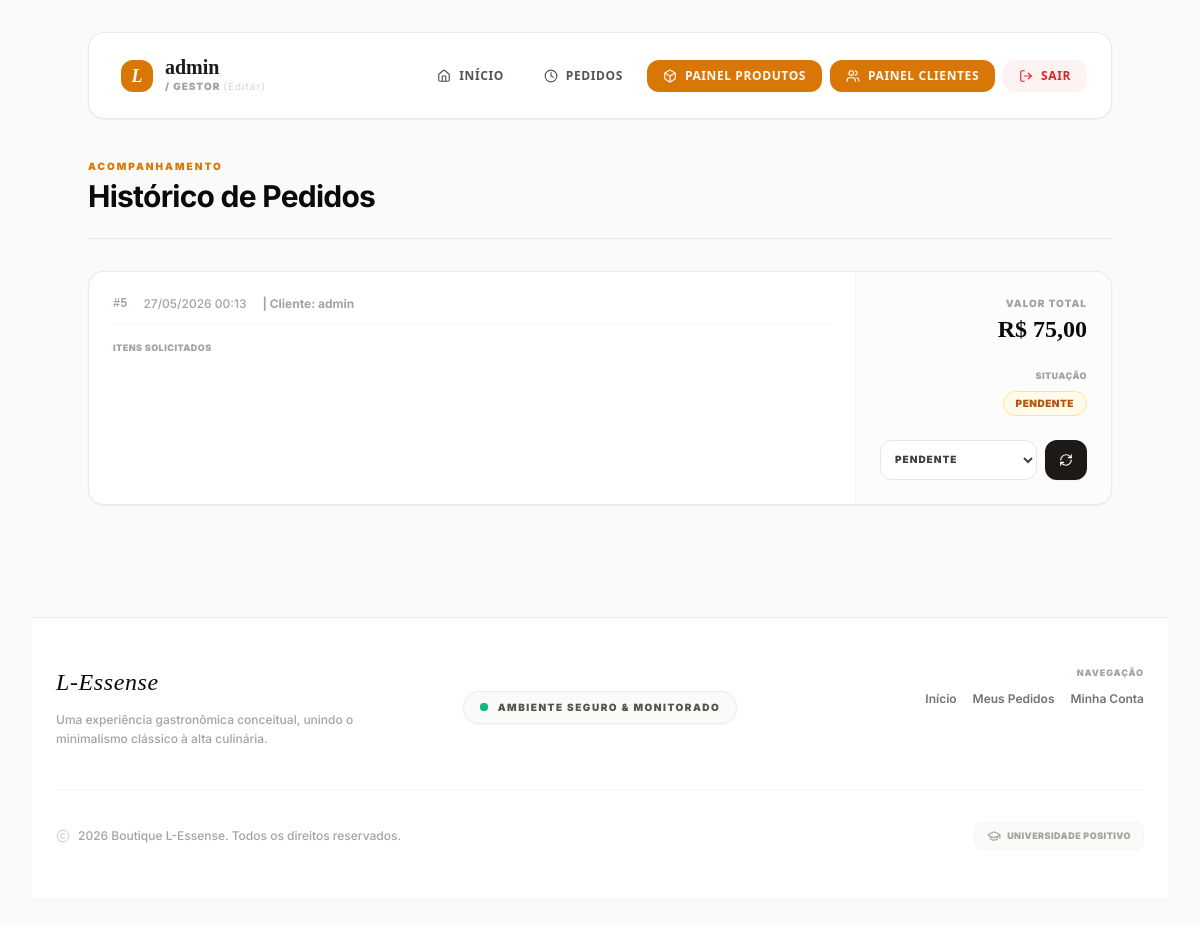
Before: /dashboard/status.php (signed in) with the older database file.
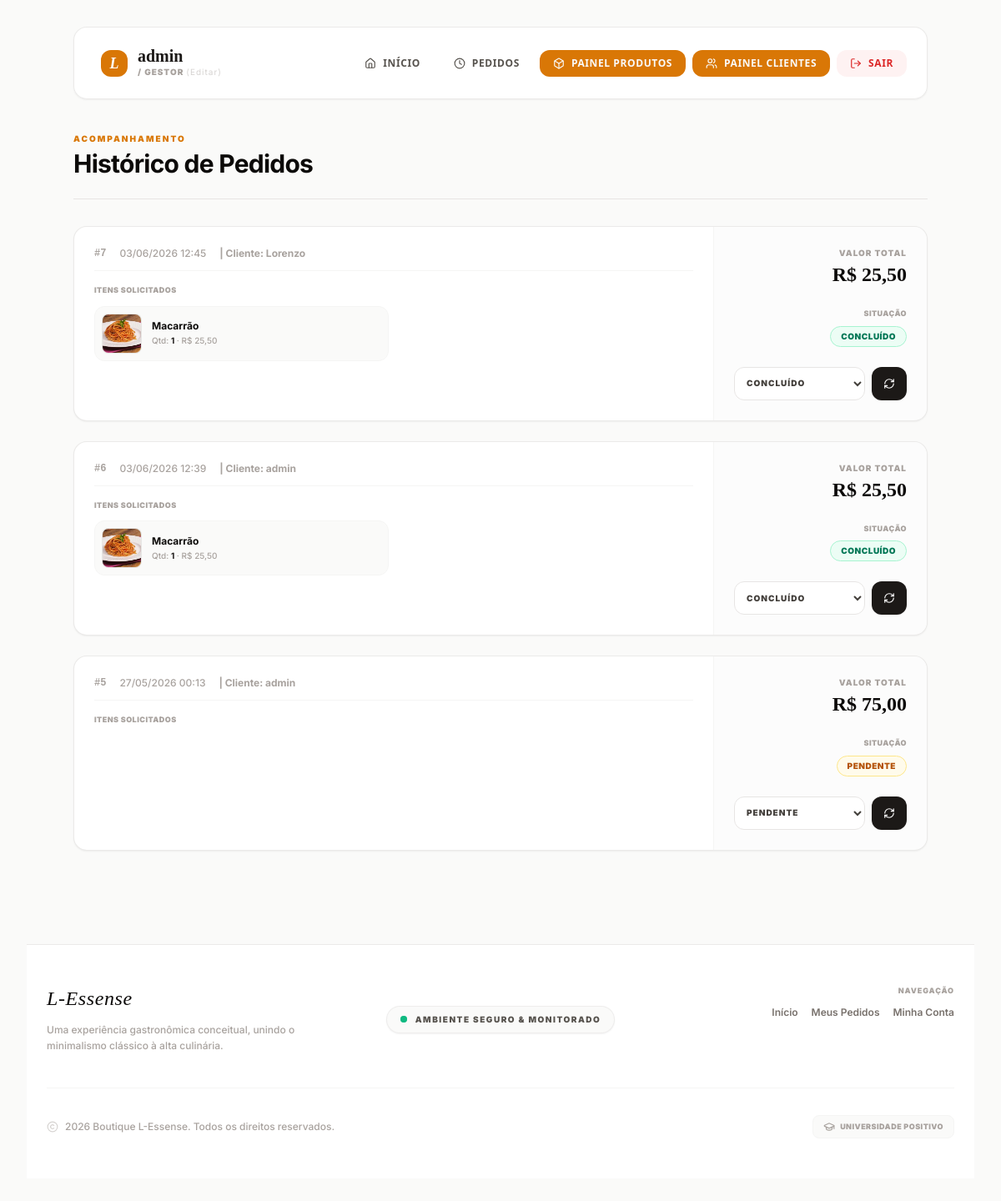
After: the same page with the newer database file.
### tables this page shows
CREATE TABLE `pedidos` (
  `id` int(11) NOT NULL,
  `usuario_id` int(11) NOT NULL,
  `usuario_nome` varchar(100) NOT NULL,
  `total` decimal(10,2) NOT NULL,
  `status` varchar(50) DEFAULT 'Pendente',
  `criado_em` timestamp NOT NULL DEFAULT current_timestamp()
);

CREATE TABLE `pedido_itens` (
  `id` int(11) NOT NULL,
  `pedido_id` int(11) NOT NULL,
  `produto_id` int(11) NOT NULL,
  `nome` varchar(100) NOT NULL,
  `preco` decimal(10,2) NOT NULL,
  `quantidade` int(11) NOT NULL
);

CREATE TABLE `produtos` (
  `id` int(11) NOT NULL,
  `nome` varchar(100) NOT NULL,
  `descricao` text DEFAULT NULL,
  `preco` decimal(10,2) NOT NULL,
  `estoque` int(11) NOT NULL,
  `fixado` tinyint(1) DEFAULT 0,
  `imagem` varchar(255) DEFAULT NULL
);

### dashboard/status.php (the view, shortened to what the changed rows need)
<?php
global $conexao;
if ($_SESSION['perfil'] === 'admin') {
    $sql_pedidos = "SELECT * FROM pedidos ORDER BY criado_em DESC";
    $stmt_p = mysqli_prepare($conexao, $sql_pedidos);
} else {
    $sql_pedidos = "SELECT * FROM pedidos WHERE usuario_id = ? ORDER BY criado_em DESC";
    $stmt_p = mysqli_prepare($conexao, $sql_pedidos);
    mysqli_stmt_bind_param($stmt_p, "i", $_SESSION['usuario_id']);
}
mysqli_stmt_execute($stmt_p);
$resultado_p = mysqli_stmt_get_result($stmt_p);
$pedidos = mysqli_fetch_all($resultado_p, MYSQLI_ASSOC);
?>
<!DOCTYPE html>
<html lang="pt-br">
<head>
    <script src="https://cdn.tailwindcss.com"></script>
</head>
<body class="bg-stone-50 text-stone-900 antialiased min-h-screen p-4 md:p-8">
    <div class="max-w-5xl mx-auto space-y-8">
        <div class="flex flex-col md:flex-row justify-between items-start md:items-center gap-4 border-b border-stone-200 pb-6">
            <div>
                <h1 class="text-3xl font-bold tracking-tight text-stone-950">Histórico de Pedidos</h1>
            </div>
        </div>
        <?php if (empty($pedidos)): ?>
            <div class="bg-white border border-stone-200/60 rounded-2xl p-12 text-center max-w-xl mx-auto shadow-sm">
                <div class="w-12 h-12 bg-stone-50 rounded-xl flex items-center justify-center mx-auto mb-4 border border-stone-100">
                    <i data-lucide="shopping-bag" class="w-5 h-5 text-stone-400"></i>
                </div>
                <h3 class="text-sm font-bold text-stone-950 mb-1">Nenhum pedido localizado</h3>
                <p class="text-xs text-stone-400 leading-relaxed">Você ainda não realizou solicitações ou não há registros no sistema.</p>
                <a href="../user/home.php" class="inline-flex mt-5 bg-stone-900 text-white text-[10px] font-black uppercase tracking-widest px-6 py-3 rounded-xl hover:bg-black transition-all">
                    Ir para o Menu
                </a>
            </div>
        <?php else: ?>
            <div class="space-y-6">
                <?php foreach ($pedidos as $p): ?>
                    <div class="bg-white border border-stone-200/80 rounded-2xl shadow-sm overflow-hidden flex flex-col md:flex-row justify-between items-stretch">
                        <div class="p-6 flex-1 space-y-4">
                            <div class="flex flex-wrap items-center gap-x-4 gap-y-2 border-b border-stone-100 pb-3">
                                <span class="font-mono text-xs text-stone-400 font-bold">#<?php echo $p['id']; ?></span>
                                <span class="text-xs text-stone-400 font-medium">
                                    <?php echo date('d/m/Y H:i', strtotime($p['criado_em'])); ?>
                                </span>
                                <span class="text-xs text-stone-400 font-bold">| Cliente: <?php echo htmlspecialchars($p['usuario_nome']); ?></span>
                            </div>
                            <div class="space-y-3">
                                <span class="text-[9px] font-black uppercase tracking-wider text-stone-400 block">Itens Solicitados</span>
                                <div class="grid grid-cols-1 sm:grid-cols-2 gap-3">
                                    <?php
                                    $sql_itens = "SELECT pi.nome, pi.quantidade, pi.preco, pr.imagem
                                                  FROM pedido_itens pi
                                                  LEFT JOIN produtos pr ON pi.produto_id = pr.id
                                                  WHERE pi.pedido_id = ?";
                                    $stmt_i = mysqli_prepare($conexao, $sql_itens);
                                    mysqli_stmt_bind_param($stmt_i, "i", $p['id']);
                                    mysqli_stmt_execute($stmt_i);
                                    $res_itens = mysqli_stmt_get_result($stmt_i);
                                    while ($item = mysqli_fetch_assoc($res_itens)):
                                        $foto = (!empty($item['imagem']) && file_exists(__DIR__ . '/../uploads/' . $item['imagem']))
                                                ? '../uploads/' . $item['imagem']
                                                : '../img/default-product.jpg';
                                    ?>
                                        <div class="flex items-center gap-3 p-2 bg-stone-50 border border-stone-100 rounded-xl">
                                            <img src="<?php echo $foto; ?>" alt="<?php echo htmlspecialchars($item['nome']); ?>"
                                                 class="w-12 h-12 rounded-lg object-cover bg-stone-200 border border-stone-200/40 shrink-0">
                                            <div class="min-w-0 flex-1">
                                                <h4 class="text-xs font-bold text-stone-950 truncate"><?php echo htmlspecialchars($item['nome']); ?></h4>
                                                <p class="text-[10px] text-stone-400 font-medium mt-0.5">
                                                    Qtd: <span class="text-stone-900 font-bold"><?php echo $item['quantidade']; ?></span>
                                                    · R$ <?php echo number_format((float)$item['preco'], 2, ',', '.'); ?>
                                                </p>
                                            </div>
                                        </div>
                                    <?php
                                    endwhile;
                                    ?>
                                </div>
                            </div>
                        </div>
                        <div class="p-6 bg-stone-50/50 border-t md:border-t-0 md:border-l border-stone-100 flex flex-col justify-between items-start md:items-end w-full md:w-64 gap-6 shrink-0">
                            <div class="md:text-right">
                                <span class="text-[10px] font-black uppercase text-stone-400 tracking-widest block mb-0.5">Valor Total</span>
                                <span class="text-2xl font-serif text-stone-950 font-bold">
                                    R$ <?php echo number_format((float)($p['total'] ?? 0), 2, ',', '.'); ?>
                                </span>
                            </div>
                            <div class="flex flex-col items-start md:items-end gap-2 w-full">
                                <span class="text-[9px] font-black uppercase text-stone-400 tracking-wider">Situação</span>
                                <?php
                                $status = $p['status'] ?? 'Pendente';
                                if ($status === 'Concluído') {
                                    echo '<span class="px-3 py-1 bg-emerald-50 text-emerald-700 border border-emerald-200 rounded-full text-[10px] font-black uppercase tracking-wider">Concluído</span>';
                                } elseif ($status === 'Cancelado') {
                                    echo '<span class="px-3 py-1 bg-red-50 text-red-700 border border-red-200 rounded-full text-[10px] font-black uppercase tracking-wider">Cancelado</span>';
                                } else {
                                    echo '<span class="px-3 py-1 bg-amber-50 text-amber-700 border border-amber-200 rounded-full text-[10px] font-black uppercase tracking-wider animate-pulse">Pendente</span>';
                                }
                                ?>
                            </div>
                            <?php if ($_SESSION['perfil'] === 'admin'): ?>
                                <form action="status.php" method="POST" class="w-full flex gap-2">
                                    <select name="novo_status" class="flex-1 bg-white text-stone-700 rounded-xl px-2.5 h-10 text-[10px] font-black uppercase tracking-widest outline-none border border-stone-200 focus:border-stone-400 transition-all cursor-pointer">
                                        <option value="Pendente" <?php echo $p['status'] == 'Pendente' ? 'selected' : ''; ?>>Pendente</option>
                                        <option value="Concluído" <?php echo $p['status'] == 'Concluído' ? 'selected' : ''; ?>>Concluído</option>
                                    </select>
                                    <button type="submit" name="alterar_status" class="h-10 bg-stone-900 text-white px-3.5 rounded-xl text-[10px] font-black uppercase tracking-widest hover:bg-black transition-all active:scale-95 shadow-sm">
                                        <i data-lucide="refresh-cw" class="w-3.5 h-3.5"></i>
                                    </button>
                                </form>
                            <?php endif; ?>
                        </div>
                    </div>
                <?php endforeach; ?>
            </div>
        <?php endif; ?>
    </div>
</body>
</html>

Changed rows visible on the page:
added pedidos: id "7", criado_em "03/06/2026 12:45", usuario_nome "Lorenzo", total "25,50", shows "CONCLUÍDO", novo_status "Concluído"
added pedido_itens: produto.imagem (picture), nome "Macarrão", quantidade "1", preco "25,50", shown under "7"
added pedidos: id "6", criado_em "03/06/2026 12:39", usuario_nome "admin", total "25,50", shows "CONCLUÍDO", novo_status "Concluído"
added pedido_itens: produto.imagem (picture), nome "Macarrão", quantidade "1", preco "25,50", shown under "6"
